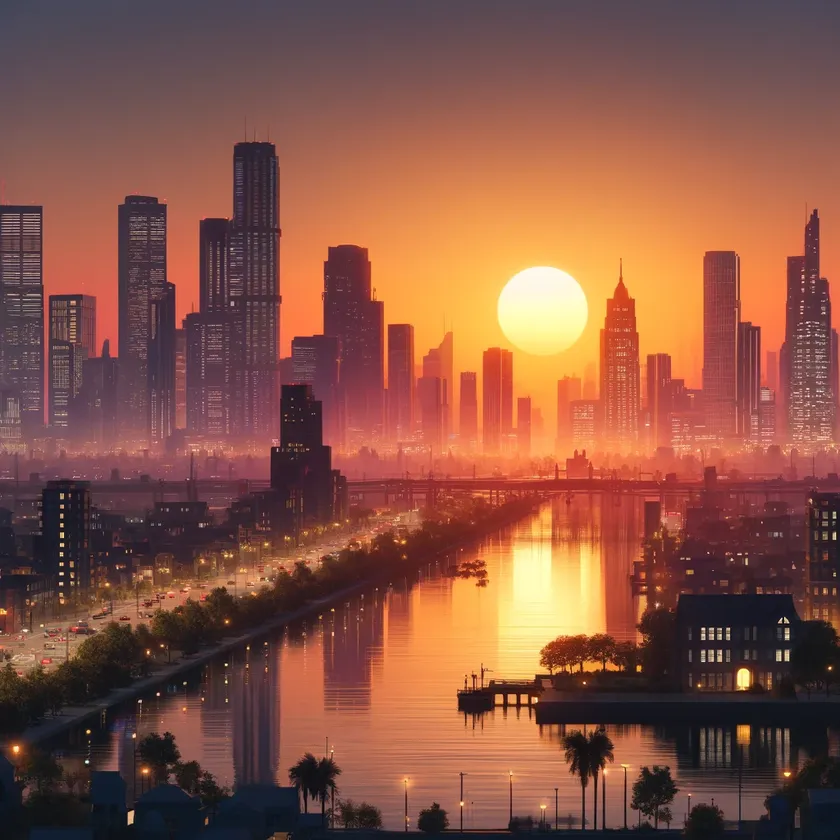
#> input picture homework_3/sunrise.webp, 840 x 840 px, shrunk from 1024 x 1024 before the run, found by its file name
$ jupyter execute homework_3.ipynb
#> lines starting #> are read from the running program, lines starting #| are printed output that depends on the picture
[cell 1]
import cv2
import numpy as np
from matplotlib import pyplot as plt

[cell 2]
# Set the display parameters
plt.rcParams['figure.figsize'] = [15, 10]

[cell 3]
img = cv2.imread('C:/Users/user/anaconda3/sunrise.webp')
#> img is the input picture: shape (840, 840, 3); mean B, G, R 69.2, 84.9, 136.3
img = cv2.cvtColor(img, cv2.COLOR_BGR2RGB)
plt.imshow(img)
plt.show()

[cell 4]
# Create a blurred version of the original image using Gaussian blurring
blurred = cv2.GaussianBlur(img, (5, 5), sigmaX=1, sigmaY=1)

[cell 5]
# Compute the difference between the original and the blurred image
diff = img.astype(np.float32) - blurred.astype(np.float32)
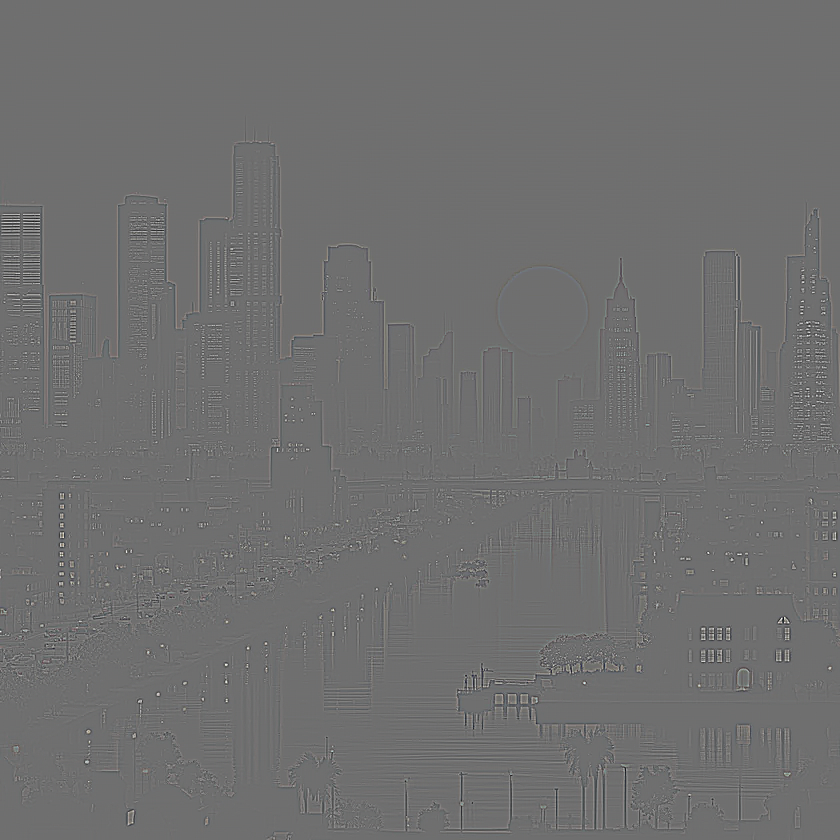
#> diff: shape (840, 840, 3) float32; mean R, G, B 0, 0, 0; drawn with min black and max white

[cell 6]
# Set the sharpening amount
amount = 1.5

[cell 7]
# Apply the USM filter
sharpened = img.astype(np.float32) + amount * diff
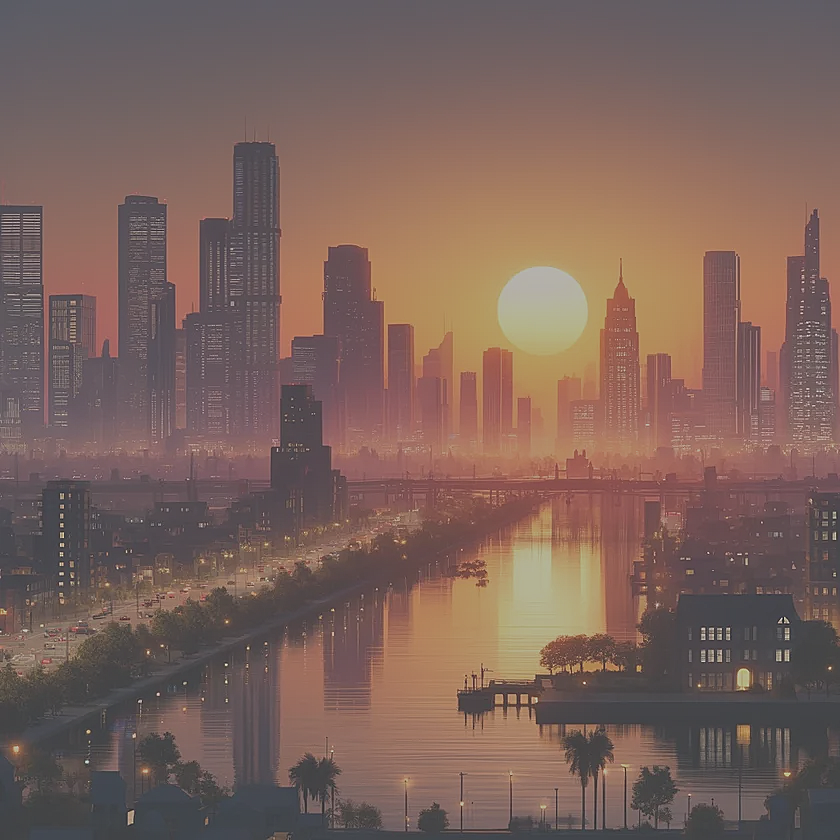
#> sharpened: shape (840, 840, 3) float32; mean R, G, B 136.3, 84.9, 69.2; drawn with min black and max white

[cell 8]
sharpened = np.clip(sharpened, 0, 255).astype(np.uint8)
